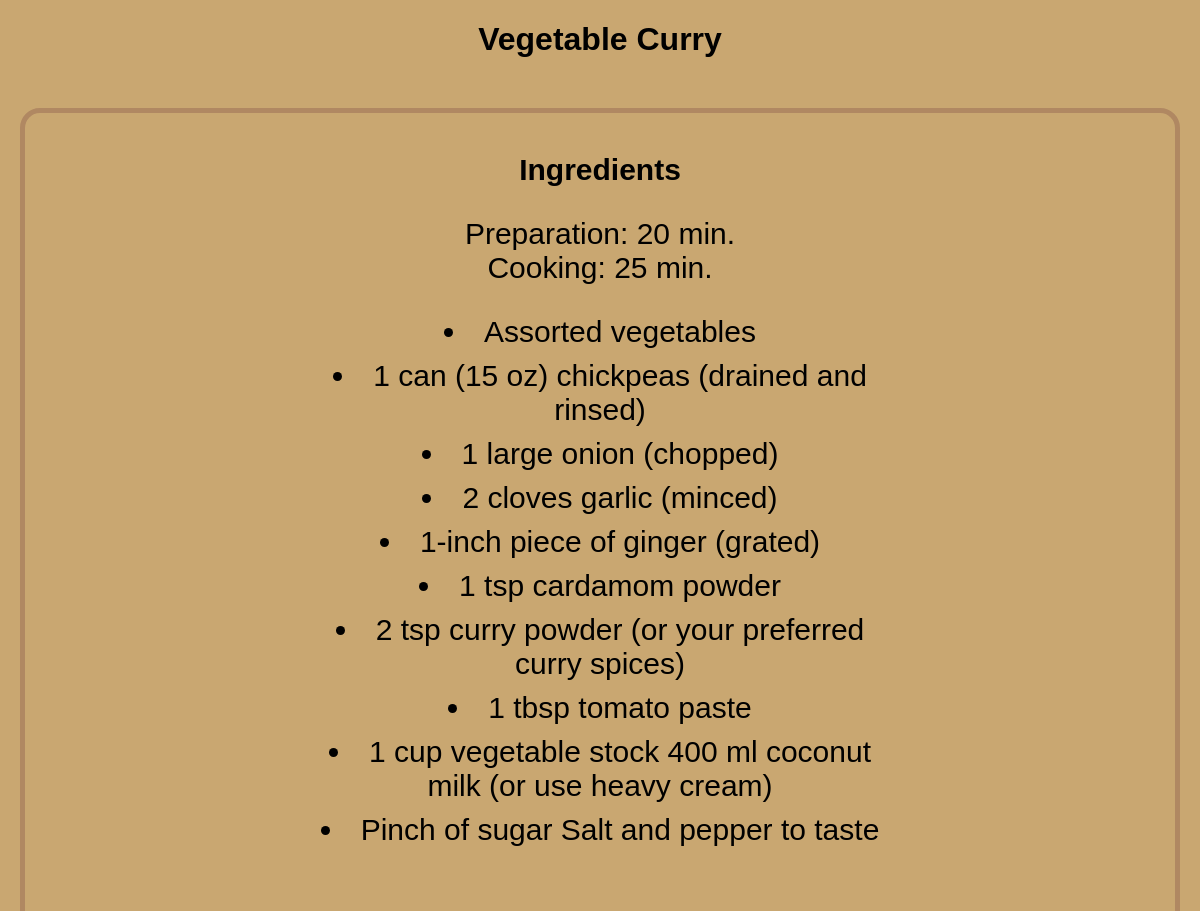
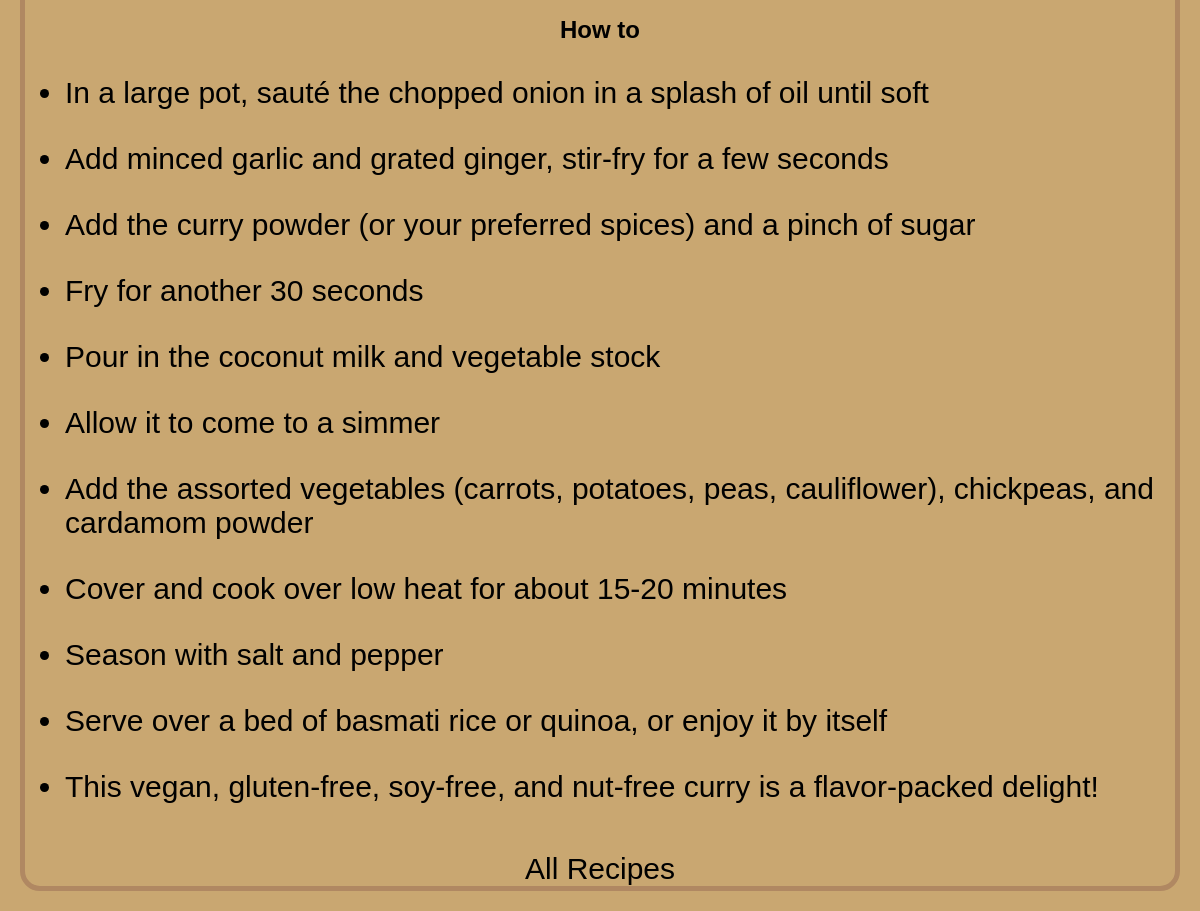
Page /cury on the committed database (2 pictures, top to bottom).
### tables this page shows
CREATE TABLE recipes (
    recipe_ID INTEGER PRIMARY KEY AUTOINCREMENT,
    recipe_name Text NOT NULL,
    recipe_ingredients Text NOT NULL,
    recipe_description Text NOT NULL,
    preparation_time_in_minute INTEGER NOT NULL,
    cooking_time_in_minute INTEGER NOT NULL
);

### app.py (the view)
@app.route("/cury")
def cury():
    data = get_db()
    return render_template("cury.html", recipe = data)

### app.py (called while the page is built)
def get_db():
    db = getattr(g, '_database', None)
    if db is None:
        db = g._database = sqlite3.connect("food_recipes.db")
        cursor = db.cursor()
        cursor.execute("SELECT recipe_ID, recipe_name, recipe_ingredients, recipe_description, preparation_time_in_minute, cooking_time_in_minute FROM recipes")
        data = cursor.fetchall()
    return data

### templates/cury.html (shortened to what this page needs)
<!DOCTYPE html>
<html lang="en">
<head>
    <link rel="stylesheet" href="{{ url_for('static', filename='recipes.css') }}">
</head>
<body id="curry_body">
    <h1 id="recipe_name">{{ recipe[4][1]}}</h1>
    <div id="main_div">
        <h2 id="ingredients_text">Ingredients</h2>
        <div id="prep_and_cooking_time_div">
            <p>Preparation: {{ recipe[4][4] }} min.<br>Cooking: {{ recipe[4][5] }} min.</p>
        </div>
        <ul id="ingredients">
            {% for ingredient in recipe[4][2].split(', ') %}
                <li>{{ ingredient }}</li>
            {% endfor %}
        </ul>
        <h2>How to</h2>
        <ul>
            {% for desc in recipe[4][3].split('. ') %}
            <li class="steps"> {{desc}} </li>
                {% endfor %}
        </ul>
        <a id="return_home" href="/">All Recipes</a>
    </div>
</body>
</html>

### static/recipes.css (style rules this page uses)
body { font-family:Verdana, Geneva, Tahoma, sans-serif; background-color: #DBA979; margin: 0; padding: 0; display: flex; flex-direction: column; align-items: center; }
#curry_body { background-color: #C9A771; }
#main_div { margin: 20px; border:5px solid #b08862; border-radius: 20px; }
#recipe_name { text-align: center; margin-bottom: 30px; }
#prep_and_cooking_time_div { text-align: center; font-size: 30px; }
#ingredients_text { font-size: 30px; text-align: center; margin-top: 40px; }
#ingredients { max-width: 600px; margin: 0 auto; padding: 0; list-style-position: inside; text-align: center; }
h2 { text-align: center; margin-top: 5rem; }
li { font-size: 30px; margin-bottom: 10px; }
.steps { margin-top: 2rem; font-size: 30px; margin-bottom: 10px; }
#return_home { color: black; font-size: 30px; display: block; text-align: center; text-decoration: none; margin-top: 3rem; }

### rows in the picture
recipes: recipe_name "Vegetable Curry", preparation_time_in_minute "20", cooking_time_in_minute "25"

### other values in the picture
{{ ingredient }} "Assorted vegetables" "1 can (15 oz) chickpeas (drained and rinsed)" "1 large onion (chopped)" "2 cloves garlic (minced)" "1-inch piece of ginger (grated)" "1 tsp cardamom powder" "2 tsp curry powder (or your preferred curry spices)" "1 tbsp tomato paste" "1 cup vegetable stock 400 ml coconut milk (or use heavy cream)" "Pinch of sugar Salt and pepper to taste"
{{ desc }} "In a large pot, sauté the chopped onion in a splash of oil until soft" "Add minced garlic and grated ginger, stir-fry for a few seconds" "Add the curry powder (or your preferred spices) and a pinch of sugar" "Fry for another 30 seconds" "Pour in the coconut milk and vegetable stock" "Allow it to come to a simmer" "Add the assorted vegetables (carrots, potatoes, peas, cauliflower), chickpeas, and cardamom powder" "Cover and cook over low heat for about 15-20 minutes" "Season with salt and pepper" "Serve over a bed of basmati rice or quinoa, or enjoy it by itself" "This vegan, gluten-free, soy-free, and nut-free curry is a flavor-packed delight!"
